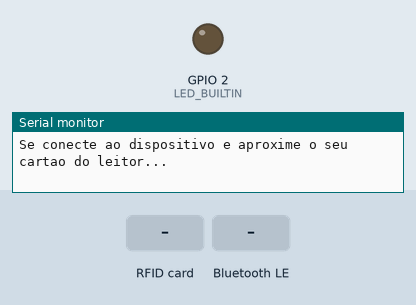
Recording of a sketch running on a simulated ESP32. Parts: output pins drawn as LEDs (lit = HIGH), the last lines printed to the serial monitor. Inputs (shaded band) come from the test bench. Nothing arrives over Bluetooth unless stated; a phone connects over Bluetooth LE 3 s after start.

Above: at 1.2 s.
1.3 s: RFID card 5E 7A 19 C4 held to the reader
At 2.1 s:
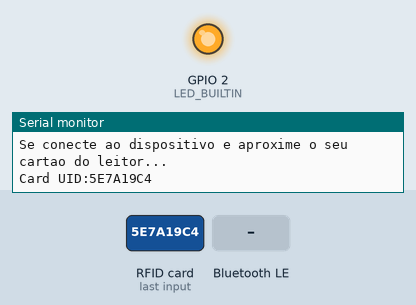
3.8 s: Bluetooth LE write "1" received
Timing chart, 0 to 6.8 s (numbered marks = the images above; inputs shaded):
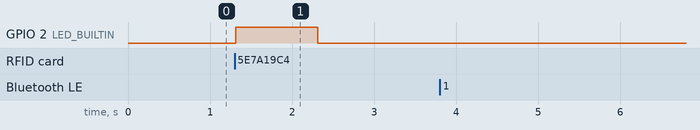

The sketch:

esp_bt_nfc.ino
```cpp
#include <BLEDevice.h>
#include <BLEServer.h>
#include <BLEUtils.h>
#include <BLE2902.h>

#include <MFRC522.h>
#include <SPI.h> //biblioteca para comunicação do barramento SPI

#define SS_PIN 21
#define RST_PIN 22
// Definicoes pino modulo RC522
MFRC522 mfrc522(SS_PIN, RST_PIN);
MFRC522::MIFARE_Key key = {0xFF, 0xFF, 0xFF, 0xFF, 0xFF, 0xFF};


#define SERVICE_UUID           "ab0828b1-198e-4351-b779-901fa0e0371e" // UART service UUID
#define CHARACTERISTIC_UUID_RX "4ac8a682-9736-4e5d-932b-e9b31405049c"
#define CHARACTERISTIC_UUID_TX "0972EF8C-7613-4075-AD52-756F33D4DA91"

BLECharacteristic *characteristicTX; //através desse objeto iremos enviar dados para o client
bool deviceConnected = false; //controle de dispositivo conectado
bool readCardData = false;


//callback para eventos das características
class CharacteristicCallbacks: public BLECharacteristicCallbacks {
    void onWrite(BLECharacteristic *characteristic) {
      //retorna ponteiro para o registrador contendo o valor atual da caracteristica
      std::string rxValue = characteristic->getValue();
      //verifica se existe dados (tamanho maior que zero)
      if (rxValue.length() > 0) {

        for (int i = 0; i < rxValue.length(); i++) {
          Serial.print(rxValue[i]);
        }
        Serial.println();
        //L1 liga o LED | L0 desliga o LED
        if (rxValue.find("L1") != -1) {
          digitalWrite(LED_BUILTIN, HIGH);
        } else if (rxValue.find("L0") != -1) {
          digitalWrite(LED_BUILTIN, LOW);
        } else if (rxValue.find("PL") != -1) {
          for (int i = 0; i < 10; i++) {
            int statusLed = digitalRead(LED_BUILTIN) ? LOW : HIGH;
            digitalWrite(LED_BUILTIN, statusLed);
            delay(500);
          }
          digitalWrite(LED_BUILTIN, LOW);
        } else if (rxValue.find("READ") != -1) {
          readCardData = true;
        }


      }
    }//onWrite
};

//callback para receber os eventos de conexão de dispositivos
class ServerCallbacks: public BLEServerCallbacks {
    void onConnect(BLEServer* pServer) {
      deviceConnected = true;
    };

    void onDisconnect(BLEServer* pServer) {
      deviceConnected = false;
    }
};


void setup() {


  // Inicia a serial
  Serial.begin(9600);
  SPI.begin(); // Init SPI bus

  // Inicia MFRC522
  mfrc522.PCD_Init();

  pinMode(LED_BUILTIN, OUTPUT);


  // Create the BLE Device
  BLEDevice::init("NFCReader"); // nome do dispositivo bluetooth

  // Create the BLE Server
  BLEServer *server = BLEDevice::createServer(); //cria um BLE server

  server->setCallbacks(new ServerCallbacks()); //seta o callback do server

  // Create the BLE Service
  BLEService *service = server->createService(SERVICE_UUID);

  // Create a BLE Characteristic para envio de dados
  characteristicTX = service->createCharacteristic(CHARACTERISTIC_UUID_TX, BLECharacteristic::PROPERTY_NOTIFY);

  characteristicTX->addDescriptor(new BLE2902());
  // Create a BLE Characteristic para recebimento de dados
  BLECharacteristic *characteristic = service->createCharacteristic(CHARACTERISTIC_UUID_RX, BLECharacteristic::PROPERTY_WRITE);

  characteristic->setCallbacks(new CharacteristicCallbacks());

  // Start the service
  service->start();

  // Start advertising (descoberta do ESP32)
  server->getAdvertising()->start();

  // Mensagens iniciais no serial monitor
  Serial.println("Se conecte ao dispositivo e aproxime o seu cartao do leitor...");
  Serial.println();

}

void loop() {


  // Aguarda a aproximacao do cartao
  if ( ! mfrc522.PICC_IsNewCardPresent())
  {
    return;
  }
  // Seleciona um dos cartoes
  if ( ! mfrc522.PICC_ReadCardSerial())
  {
    return;
  }

  digitalWrite(LED_BUILTIN, HIGH);

  // UID
  Serial.print(F("Card UID:"));
  std::string idCartaoHex = lerUidBytes(mfrc522.uid);

  Serial.print(idCartaoHex.c_str());
  Serial.println();

  //se existe algum dispositivo conectado

  if (deviceConnected) {
    characteristicTX->setValue(idCartaoHex); //seta o valor que a caracteristica notificará (enviar)
    characteristicTX->notify(); // Envia o valor para o smartphone
  }

  if (readCardData) {
    mfrc522.PICC_DumpToSerial(&(mfrc522.uid));
    /*
    // In this sample we use the second sector,
    // that is: sector #1, covering block #4 up to and including block #7
    byte sector         = 1;
    byte blockAddr      = 4;
    byte dataBlock[]    = {
      0x01, 0x02, 0x03, 0x04, //  1,  2,   3,  4,
      0x05, 0x06, 0x07, 0x08, //  5,  6,   7,  8,
      0x09, 0x0a, 0xff, 0x0b, //  9, 10, 255, 11,
      0x0c, 0x0d, 0x0e, 0x0f  // 12, 13, 14, 15
    };
    byte trailerBlock   = 7;
    MFRC522::StatusCode status;
    byte buffer[18];
    byte size = sizeof(buffer);

    // Authenticate using key A
    Serial.println(F("Authenticating using key A..."));
    status = (MFRC522::StatusCode) mfrc522.PCD_Authenticate(MFRC522::PICC_CMD_MF_AUTH_KEY_A, trailerBlock, &key, &(mfrc522.uid));
    if (status != MFRC522::STATUS_OK) {
      Serial.print(F("PCD_Authenticate() failed: "));
      Serial.println(mfrc522.GetStatusCodeName(status));
      return;
    }

    // Show the whole sector as it currently is
    Serial.println(F("Current data in sector:"));
    mfrc522.PICC_DumpMifareClassicSectorToSerial(&(mfrc522.uid), &key, sector);
    Serial.println();
    */
  }


  delay(1000);
  digitalWrite(LED_BUILTIN, LOW);


}

std::string lerUidBytes(MFRC522::Uid uid) {

  char asciiString[uid.size * 2 + 1];

  for (byte i = 0; i < uid.size; i++) {
    sprintf(&asciiString[2 * i], "%02X", uid.uidByte[i]);
  }

  return (std::string) asciiString;

}
```

Measured:
- after the input at 1.3 s, GPIO 2 (LED_BUILTIN): LOW → HIGH at once, → LOW 1.0 s later
